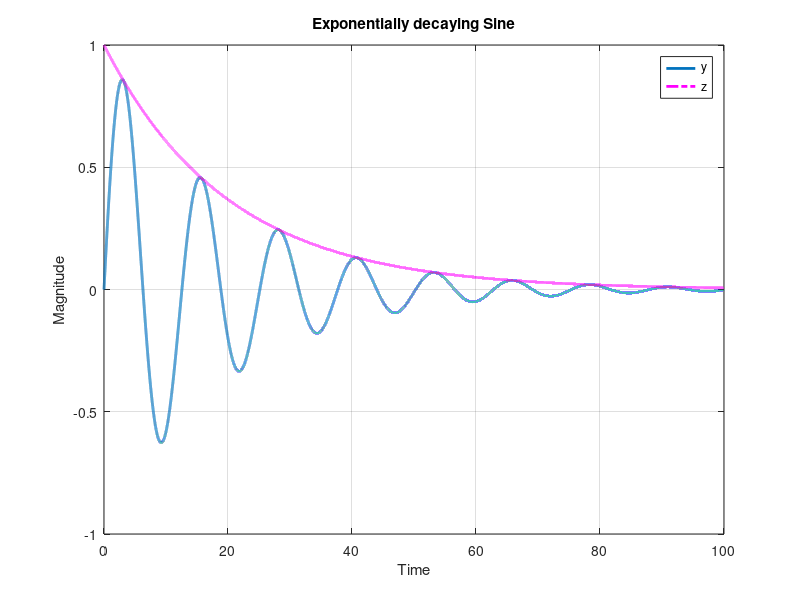

MATLAB code for this plot:
% EGEE-2110 Matlab Homework Set I
% Kaitlyn Wiseman
% 03 05 2021

clear;
clc;

disp('***************************************************************')
disp(' 1.')
% Create 4 matrices:
A = [-4 -3  2;
      4  3 -1;
     -3 -2  1]
B = [ 1 -1 -3;
     -1  2  4;
      1  1  1]
C = [ 2  1  3;
     -1  0  2;
      3  2  1]
D = [ 0  1  2;
      1  2  0;
      0  2  1]

  
disp('***************************************************************')
disp(' 2.') 
% Show by multiplication that B is not the inverse of A.
disp(' If B is the inverse of A, AB should equal I:')
A * B 
disp(' =\= I.')


disp('***************************************************************')
disp(' 3.')
% Find the actual inverse of A and prove it is the inverse.
invA = inv(A)
A * invA 
disp(' = I.')


disp('***************************************************************')
disp(' 4.')
% Compute the point-by-point multiplication of C and D.
C .* D


disp('***************************************************************')
disp(' 5.')
% Find the characteristic polynomials for C and D.
polyC = poly(C)
polyD = poly(D)


disp('***************************************************************')
disp(' 6.')
% Find the roots of the polynomials.
roots(polyC)
roots(polyD)


disp('***************************************************************')
disp(' 7.')
% Show that the determinant |CD| is equal to |C||D|.
det(C * D)
det(C) * det(D)


disp('***************************************************************')
disp(' 8.')
% Create the matrix E.
E = [ 5  3 -4;
      6 -2  2;
      7  7 -9]
%   a) Find the matrix containing the eigenvectors of E (call it P).
[P,D] = eigs(E)
%   b) Show that inv(P)EP results in a diagonal matrix which contains the 
%      eigenvalues of E on the main diagonal.
P \ E * P  % I would have used inv(P) * E * P, but it was slightly 
           % inaccurate compared to this


disp('***************************************************************')
disp(' 9.')
%    a) Plot the function y from zero to 100 in steps of 0.001.  Label the 
%       x-axis "Time", and the y-axis "Magnitude".  Display the grid.  Give
%       the plot the title "Exponentially decaying Sine".
t = 0:0.001:100;
y = exp(-0.05*t) .* sin(t/2);

figure(1)
plot(t,y,'linewidth',2)
grid on
xlabel('Time')
ylabel('Magnitude')
title('Exponentially decaying Sine')

hold on

%    b) Plot the function z on the same plot in a different color.  Give
%       the figure a legend, and identify each function with a name ("y"
%       and "z" will work).
z = exp(-0.05*t);

plot(t,z,'linewidth',2,'color','m','linestyle','-.')
legend('y','z')

hold off

disp('***************************************************************')
disp(' 10.')
% Compute the RMS value of the signal y from problem 9.  Recall that the 
% name "RMS" tells you the algorithm in reverse order.
yRMS = sqrt(mean(y.^2))
